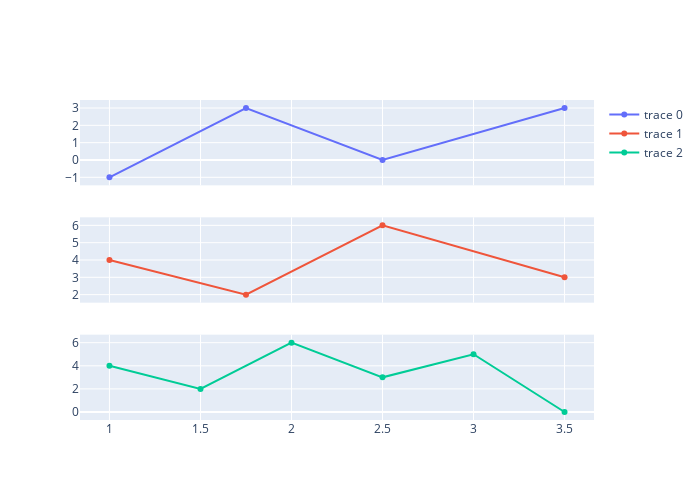

The code cell stored with this chart in its notebook:
### Code cell
fig = make_subplots(
    rows=3, cols=1,
    shared_xaxes=True)


fig.add_trace(go.Scatter(x= [1, 1.75, 2.5, 3.5], y=[-1, 3, 0, 3,  5]),
              row=1, col=1)

fig.add_trace(go.Scatter(x= [1, 1.75, 2.5, 3.5], y=[4, 2, 6, 3,  5]),
              row=2, col=1)
fig.add_trace(go.Scatter(x= [1, 1.5,  2, 2.5, 3, 3.5], y=[4, 2, 6, 3,  5, 0]),
              row=3, col=1)

fig.update_layout(width=700, height=500)

#fig.update_layout(xaxis_showticklabels=True, xaxis2_showticklabels=True)
fig.layout
fig.update_layout(xaxis2_matches=None)

### Figure 1 — Plotly figure (JSON) as saved in the notebook; plotly's stock layout.template omitted (floating-point values rounded to 4 significant figures)
{"data": [{"type": "scatter", "x": [1, 1.75, 2.5, 3.5], "xaxis": "x", "y": [-1, 3, 0, 3, 5], "yaxis": "y"}, {"type": "scatter", "x": [1, 1.75, 2.5, 3.5], "xaxis": "x2", "y": [4, 2, 6, 3, 5], "yaxis": "y2"}, {"type": "scatter", "x": [1, 1.5, 2, 2.5, 3, 3.5], "xaxis": "x3", "y": [4, 2, 6, 3, 5, 0], "yaxis": "y3"}], "layout": {"height": 500, "width": 700, "xaxis": {"anchor": "y", "domain": [0, 1], "matches": "x3", "showticklabels": false}, "xaxis2": {"anchor": "y2", "domain": [0, 1], "showticklabels": false}, "xaxis3": {"anchor": "y3", "domain": [0, 1]}, "yaxis": {"anchor": "x", "domain": [0.7333, 1]}, "yaxis2": {"anchor": "x2", "domain": [0.3667, 0.6333]}, "yaxis3": {"anchor": "x3", "domain": [0, 0.2667]}}}
